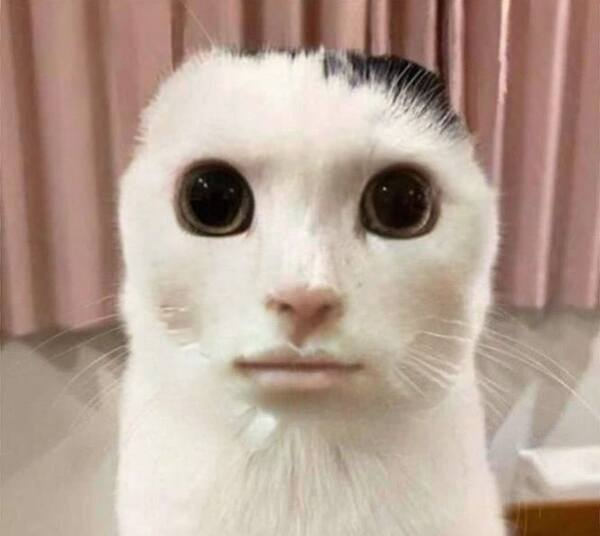
#> input picture Session2Comvis/cat.jpg, 600 x 536 px
$ jupyter execute main.ipynb
#> lines starting #> are read from the running program, lines starting #| are printed output that depends on the picture
# Session 2 Computer Vision - Hands on

## Histogram Equilization

[cell 1]
import cv2
import matplotlib.pyplot as plt

[cell 2]
img = cv2.imread('cat.jpg')
#> img is the input picture: shape (536, 600, 3); mean B, G, R 147.4, 160.3, 181.5

gray = cv2.cvtColor(img, cv2.COLOR_BGR2GRAY)
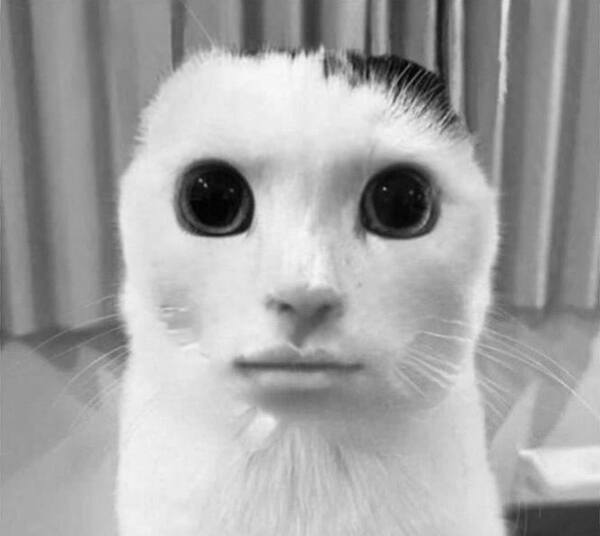
#> gray: shape (536, 600); min 0, max 251, mean 165.1
cv2.imshow('Cat Image', gray)
cv2.waitKey(0)

[cell 3]
equ = cv2.equalizeHist(gray)
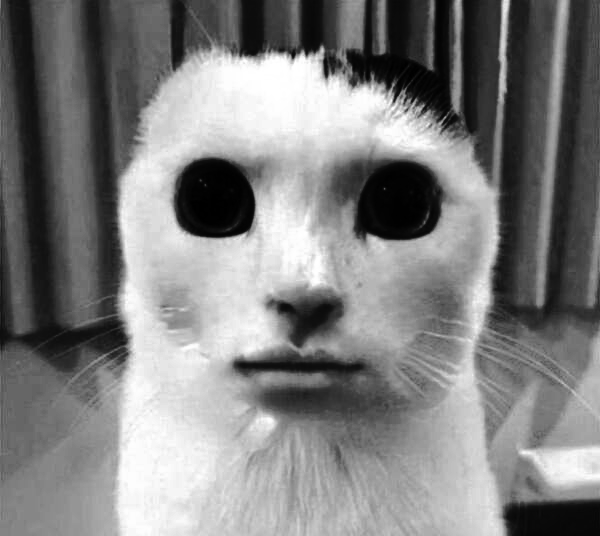
#> equ: shape (536, 600); min 0, max 255, mean 128.3
cv2.imshow('Equalizarion Image', equ)
cv2.waitKey(0)
# Equ merupakan gamnbar yang sudah kita equalize histogram (contrast)
cv2.destroyAllWindows() # => ini untuk menghilangkan error code

[cell 4]
import numpy as np

[cell 5]
res = np.hstack((gray, equ))
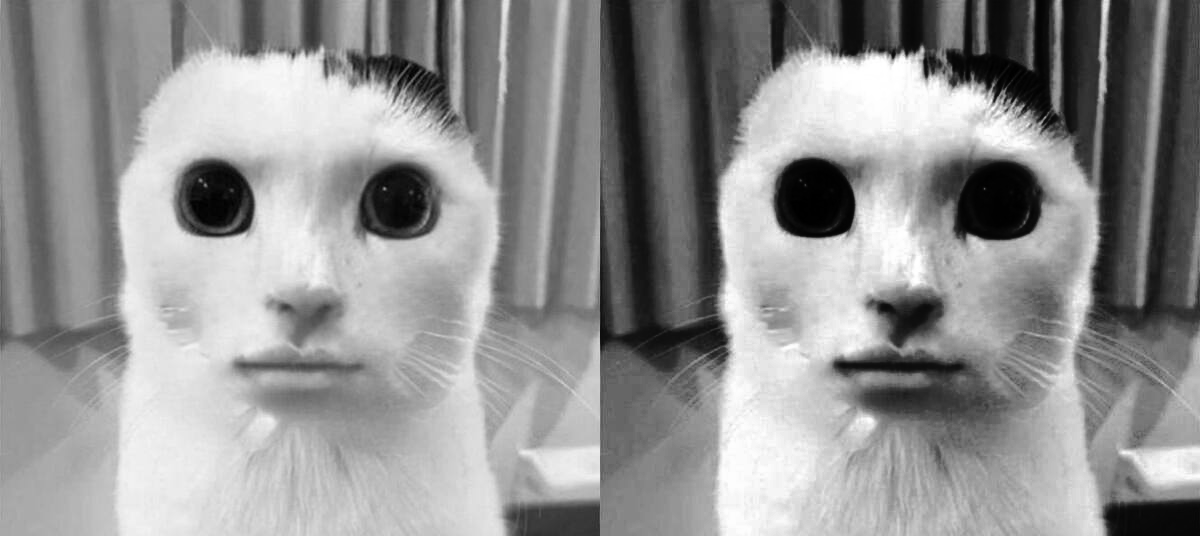
#> res: shape (536, 1200); min 0, max 255, mean 146.7
cv2.imshow('Result', res)
cv2.waitKey(0)
cv2.destroyAllWindows()

## Plotting

[cell 6]
# Mengambil height dan width dari gambar
h = img.shape[0]
#> h = 536
w = img.shape[1]
#> w = 600
gray_counter = np.zeros(256, dtype=int)

for i in range(h):
    for j in range(w):
        gray_counter[gray[i][j]] += 1

equ_counter = np.zeros(256, dtype=int)
for i in range(h):
    for j in range(w):
        equ_counter[equ[i][j]] += 1

print(img.shape) # lebar, tinggi, rgb
#| (536, 600, 3)

[cell 7]
plt.figure(1, figsize=(8,8))

plt.subplot(2, 1, 1) # row, columns, first plot
plt.plot(gray_counter, 'r', label='Before')
plt.legend(loc = "upper left")
plt.ylabel('qty')
plt.xlabel('intensity')
plt.axis((0, 256, 0, 5000))

plt.subplot(2, 1, 2)
plt.plot(gray_counter, 'b', label='After')
plt.legend(loc= 'upper left')
plt.ylabel('qty')
plt.xlabel('intensity')
plt.axis((0, 256, 0, 5000))
plt.show()
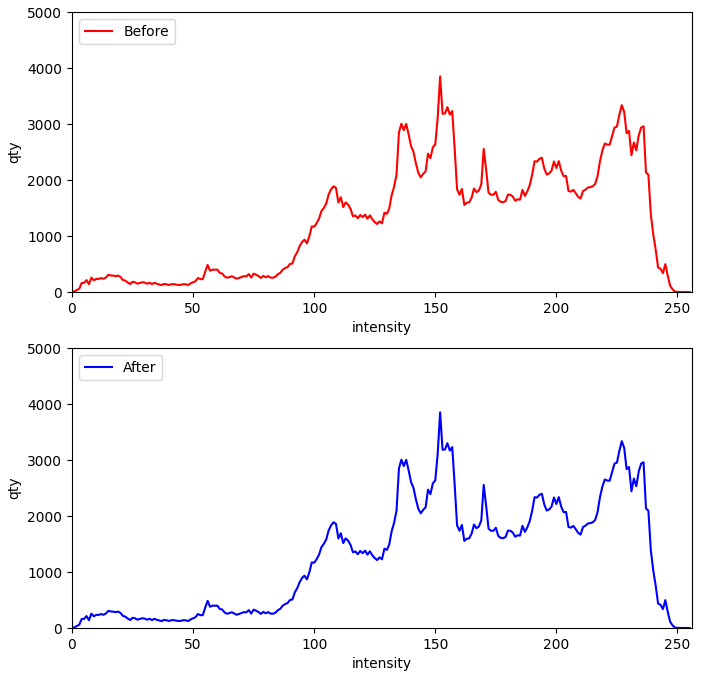
#> figure drawn by matplotlib, 2 panels; panel 1: curve peaks at x = 152, y = 3851; panel 2: curve peaks at x = 152, y = 3851

[cell 8]
clahe = cv2.createCLAHE()
clahe_image = clahe.apply(gray)
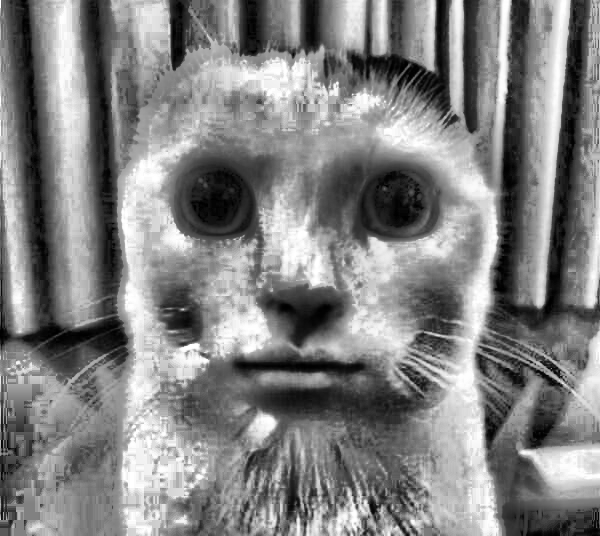
#> clahe_image: shape (536, 600); min 0, max 255, mean 130.1
cv2.imshow("Clahe Image", clahe_image)
cv2.waitKey(0)
cv2.destroyAllWindows()
